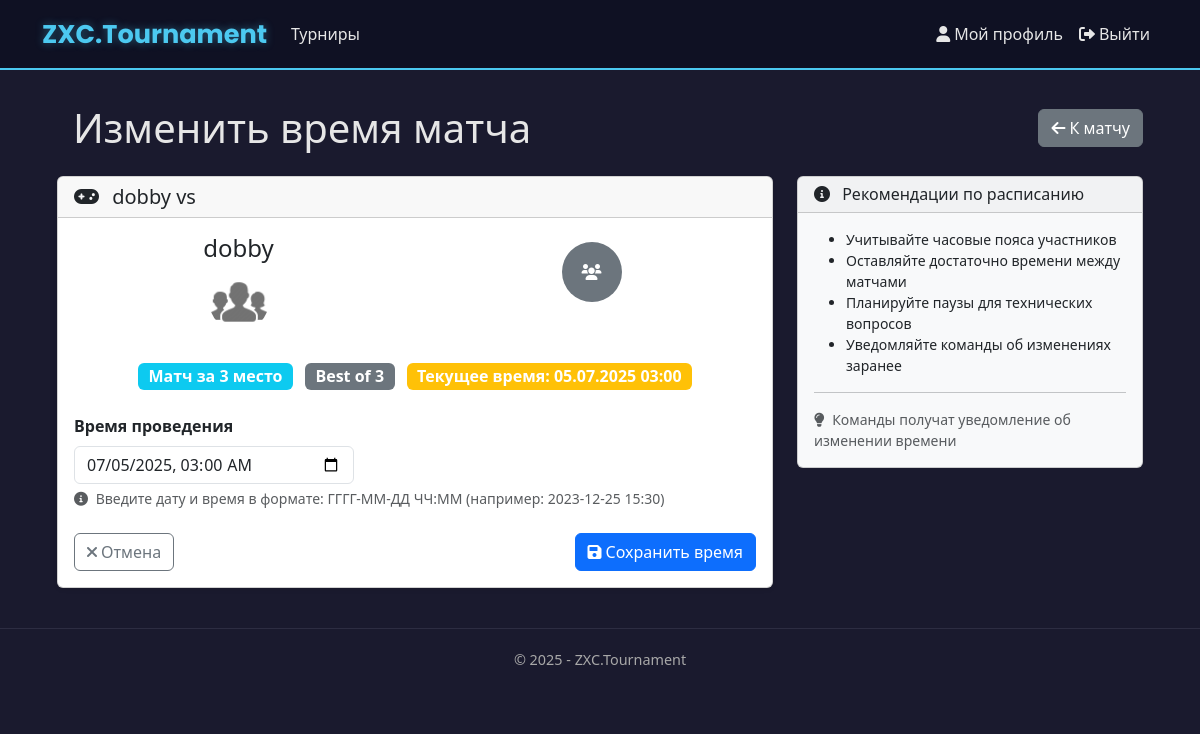
/tournaments/2/matches/3/schedule/ (signed in), run on the app's committed database.
### app/models.py (models this page shows, shortened)
class BracketMatch(models.Model):
    stage = models.ForeignKey(BracketStage, on_delete=models.CASCADE, related_name='matches')
    team1 = models.ForeignKey(Team, on_delete=models.CASCADE, related_name='team1_matches', null=True, blank=True)
    team2 = models.ForeignKey(Team, on_delete=models.CASCADE, related_name='team2_matches', null=True, blank=True)
    winner = models.ForeignKey(Team, on_delete=models.SET_NULL, null=True, blank=True, related_name='won_matches')
    team1_score = models.PositiveIntegerField(default=0)
    team2_score = models.PositiveIntegerField(default=0)
    order = models.PositiveIntegerField()
    scheduled_time = models.DateTimeField(null=True, blank=True)
    is_completed = models.BooleanField(default=False)
    is_bye = models.BooleanField(default=False)
    class Meta:
        ordering = ['order']
        verbose_name = 'Матч турнирной сетки'
        verbose_name_plural = 'Матчи турнирной сетки'

class Team(models.Model):
    name = models.CharField(
        max_length=20,
        unique=True,
        verbose_name="Название команды",
        error_messages={
            'unique': "Команда с таким названием уже существует"
        }
    )
    avatar = models.ImageField(
        upload_to='team_avatars/',
        default='team_avatars/default_team.jpg',
        blank=True,
        null=True,
        verbose_name="Аватар команды"
    )
    captain = models.ForeignKey(
        User,
        on_delete=models.CASCADE,
        related_name='captained_teams',
        verbose_name="Капитан"
    )
    members = models.ManyToManyField(
        User,
        related_name='teams',
        blank=True,
        verbose_name="Участники"
    )
    created_at = models.DateTimeField(
        auto_now_add=True,
        verbose_name="Дата создания"
    )
    invite_code = models.CharField(
        max_length=32,
        unique=True,
        verbose_name="Код приглашения"
    )
    class Meta:
        verbose_name = 'Команда'
        verbose_name_plural = 'Команды'
        ordering = ['-created_at']

class BracketStage(models.Model):
    STAGE_TYPE_CHOICES = [
        ('upper', 'Верхняя сетка'),
        ('lower', 'Нижняя сетка'),
        ('final', 'Финал'),
        ('third_place', 'Матч за 3 место'),
        ('normal', 'Обычный этап'),
    ]
    bracket = models.ForeignKey(TournamentBracket, on_delete=models.CASCADE, related_name='stages')
    name = models.CharField(max_length=100)
    format = models.CharField(max_length=3, choices=TournamentBracket.FORMAT_CHOICES, default='BO3')
    stage_type = models.CharField(max_length=20, choices=STAGE_TYPE_CHOICES, default='normal')
    order = models.PositiveIntegerField()
    scheduled_time = models.DateTimeField(null=True, blank=True, verbose_name="Запланированное время")
    is_completed = models.BooleanField(default=False)
    class Meta:
        ordering = ['order']
        verbose_name = 'Этап турнира'
        verbose_name_plural = 'Этапы турнира'

### app/views.py (the view)
# urls.py: path('tournaments/<int:tournament_id>/matches/<int:match_id>/schedule/', views.edit_match_schedule, name='edit_match_schedule'),
@login_required
def edit_match_schedule(request, tournament_id, match_id):
    tournament = get_object_or_404(Tournament, id=tournament_id)
    if not tournament.is_creator(request.user):
        messages.error(request, 'Только создатель турнира может изменять расписание')
        return redirect('tournament_detail', tournament_id=tournament.id)
    match = None
    match_type = None
    try:
        match = BracketMatch.objects.get(id=match_id, stage__bracket__tournament=tournament)
        match_type = 'bracket'
    except BracketMatch.DoesNotExist:
        try:
            match = RoundRobinMatch.objects.get(id=match_id, table__tournament=tournament)
            match_type = 'round_robin'
        except RoundRobinMatch.DoesNotExist:
            messages.error(request, 'Матч не найден')
            return redirect('tournament_detail', tournament_id=tournament.id)
    if match.is_completed:
        messages.error(request, 'Нельзя изменить время уже сыгранного матча')
        return redirect('match_detail', tournament_id=tournament.id, match_id=match.id)
    if request.method == 'POST':
        form = MatchScheduleForm(request.POST)
        if form.is_valid():
            match.scheduled_time = form.cleaned_data['scheduled_time']
            match.save()
            messages.success(request, 'Время матча успешно обновлено')
            return redirect('match_detail', tournament_id=tournament.id, match_id=match.id)
    else:
        form = MatchScheduleForm(initial={'scheduled_time': match.scheduled_time})
    return render(request, 'app/tournaments/matches/edit_match_schedule.html', {
        'form': form,
        'tournament': tournament,
        'match': match,
        'match_type': match_type,
        'year': datetime.now().year,
    })

### app/forms.py (shortened to what this page needs)
class MatchScheduleForm(forms.Form):
    scheduled_time = forms.DateTimeField(
        label='Время проведения',
        widget=forms.DateTimeInput(attrs={
            'type': 'datetime-local',
            'class': 'form-control'
        }),
        required=True
    )

### app/models.py (called while the page is built)
    def is_creator(self, user):
        return self.creator == user

### app/templates/app/tournaments/matches/edit_match_schedule.html (shortened to what this page needs)
{% extends "app/layout.html" %}
{% block content %}
<div class="container mt-4">
    <div class="d-flex justify-content-between align-items-center mb-4">
        <div class="d-flex align-items-center">
            <h1 class="mb-0">Изменить время матча</h1>
        </div>
        <a href="{% url 'match_detail' tournament.id match.id %}" class="btn btn-secondary">
            <i class="fas fa-arrow-left me-1"></i>К матчу
        </a>
    </div>
    <div class="row justify-content-center">
        <div class="col-md-8">
            <div class="card shadow-sm">
                <div class="card-header">
                    <h5 class="mb-0">
                        <i class="fas fa-gamepad me-2"></i>
                        {{ match.team1.name }} vs {{ match.team2.name }}
                    </h5>
                </div>
                <div class="card-body">
                    <div class="row mb-4">
                        <div class="col-md-6">
                            <div class="text-center">
                                <h4>{{ match.team1.name }}</h4>
                                {% if match.team1.avatar %}
                                <img src="{{ match.team1.avatar.url }}"
                                     alt="{{ match.team1.name }}"
                                     class="rounded-circle mb-2"
                                     width="60" height="60">
                                {% else %}
                                <div class="bg-primary rounded-circle mx-auto mb-2 d-flex align-items-center justify-content-center"
                                     style="width: 60px; height: 60px;">
                                    <i class="fas fa-users text-white"></i>
                                </div>
                                {% endif %}
                            </div>
                        </div>
                        <div class="col-md-6">
                            <div class="text-center">
                                {% if match.team2.avatar %}
                                <img src="{{ match.team2.avatar.url }}"
                                     alt="{{ match.team2.name }}"
                                     class="rounded-circle mb-2"
                                     width="60" height="60">
                                {% else %}
                                <div class="bg-secondary rounded-circle mx-auto mb-2 d-flex align-items-center justify-content-center"
                                     style="width: 60px; height: 60px;">
                                    <i class="fas fa-users text-white"></i>
                                </div>
                                {% endif %}
                            </div>
                        </div>
                    </div>
                    <div class="text-center mb-4">
                        {% if match_type == 'bracket' %}
                        <span class="badge bg-info fs-6">{{ match.stage.name }}</span>
                        <span class="badge bg-secondary fs-6 ms-2">{{ match.stage.get_format_display }}</span>
                        {% else %}
                        <span class="badge bg-success fs-6">Round Robin</span>
                        {% endif %}
                        {% if match.scheduled_time %}
                        <span class="badge bg-warning fs-6 ms-2">
                            Текущее время: {{ match.scheduled_time|date:"d.m.Y H:i" }}
                        </span>
                        {% endif %}
                    </div>
                    <form method="post">
                        <div class="form-group mb-4">
                            <label for="{{ form.scheduled_time.id_for_label }}" class="form-label fw-bold">
                                {{ form.scheduled_time.label }}
                            </label>
                            {{ form.scheduled_time }}
                            <div class="form-text">
                                <i class="fas fa-info-circle me-1"></i>
                                Введите дату и время в формате: ГГГГ-ММ-ДД ЧЧ:ММ (например: 2023-12-25 15:30)
                            </div>
                        </div>
                        <div class="d-flex justify-content-between mt-4">
                            <a href="{% url 'match_detail' tournament.id match.id %}" class="btn btn-outline-secondary">
                                <i class="fas fa-times me-1"></i>Отмена
                            </a>
                            <button type="submit" class="btn btn-primary">
                                <i class="fas fa-save me-1"></i>Сохранить время
                            </button>
                        </div>
                    </form>
                </div>
            </div>
        </div>
        <div class="col-md-4">
            <div class="card bg-light">
                <div class="card-header">
                    <h6 class="mb-0">
                        <i class="fas fa-info-circle me-2"></i>
                        Рекомендации по расписанию
                    </h6>
                </div>
                <div class="card-body">
                    <ul class="small mb-3">
                        <li>Учитывайте часовые пояса участников</li>
                        <li>Оставляйте достаточно времени между матчами</li>
                        <li>Планируйте паузы для технических вопросов</li>
                        <li>Уведомляйте команды об изменениях заранее</li>
                    </ul>
                    <hr class="my-3">
                    <p class="small text-muted mb-0">
                        <i class="fas fa-lightbulb me-1"></i>
                        Команды получат уведомление об изменении времени
                    </p>
                </div>
            </div>
        </div>
    </div>
</div>
{% endblock %}

### static/app/content/site.css (style rules this page uses)
body { padding-top: 10px; padding-bottom: 10px; }
input, select, textarea { max-width: 280px; }
body { background-color: #1a1a2e; color: #e6e6e6; font-family: 'Segoe UI', Tahoma, Geneva, Verdana, sans-serif; }

### data on the page
BracketMatch: team1.name "dobby", team1.avatar (placeholder picture), stage.name "Матч за 3 место", stage.format "Best of 3", scheduled_time "05.07.2025 03:00"
